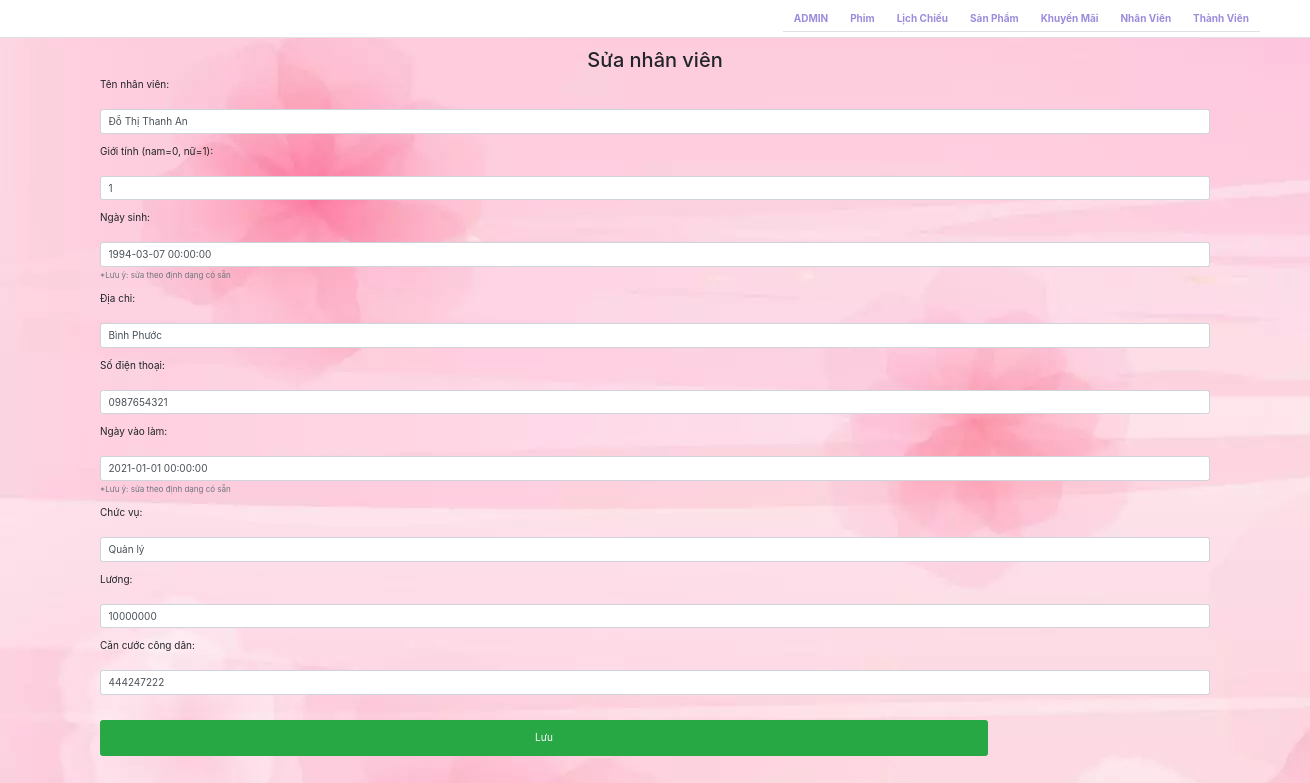
The page /admin/nhanvien/update.php?manv=1 on the database its author committed.
### tables this page shows
CREATE TABLE `nhanvien` (
  `MANV` int(10) NOT NULL,
  `TENNV` varchar(50) NOT NULL,
  `GIOITINH` int(11) NOT NULL DEFAULT 2,
  `NGAYSINH` datetime NOT NULL,
  `DIACHI` varchar(50) NOT NULL,
  `SDT` char(11) NOT NULL,
  `NGAYVAOLAM` datetime NOT NULL,
  `CHUCVU` varchar(30) NOT NULL,
  `LUONG` double NOT NULL,
  `CCCD` char(12) NOT NULL
);

### db/dbhelper.php (called while the page is built, shortened)
<?php
function executeSingleResult($sql) {
	$con = mysqli_connect(HOST, USERNAME, PASSWORD, DATABASE);
	$result = mysqli_query($con, $sql);
	$row =null;
	if ($result !=null)
	{
		$row    = mysqli_fetch_array($result);
	}
	return $row;
}

### admin/nhanvien/update.php (the view, shortened to what this page needs)
<?php
require_once ('../../db/dbhelper.php');
$manv=$tennv='';
if (isset($_GET['manv'])) {
	$manv   = $_GET['manv'];
	$sql          = "select * from nhanvien where manv='$manv'";
	$result = executeSingleResult($sql);
	if ($result != null) {
		$tennv = $result[1];
		$gioitinh= $result[2];
		$ngaysinh=$result[3];
		$diachi=$result[4];
		$sdt=$result[5];
		$ngayvaolam=$result[6];
		$chucvu=$result[7];
		$luong=$result[8];
		$cccd=$result[9];
	}
}
require('../../all/header.php')
?>
	<div class="container">
		<div class="panel panel-primary">
			<div class="panel-heading">
				<h2 class="text-center">Sửa nhân viên</h2>
			</div>
			<div class="panel-body">
				<form method="post">
				<div class="form-group">
					  <label for="tennv">Tên nhân viên:</label>
					  <input required="true" type="text" class="form-control" id="tennv" name="tennv" value="<?=$tennv?>">
					</div>
					<div class="form-group">
					  <label for="gioitinh">Giới tính (nam=0, nữ=1):</label><br>
					  <input required="true" type="number" min="0" max="1" class="form-control" id="gioitinh" name="gioitinh" value="<?=$gioitinh?>">
					</div>
					<div class="form-group">
					  <label for="ngaysinh">Ngày sinh:</label>
					  <input required="true" type="text" class="form-control" id="ngaysinh" name="ngaysinh" value="<?=$ngaysinh?>">
					  <small class="form-text text-muted">*Lưu ý: sửa theo định dạng có sẵn</small>
					</div>
					<div class="form-group">
                        <label for="diachi">Địa chỉ:</label><br>
                        <input required="true" type="text" class="form-control" id="diachi" name="diachi" value="<?=$diachi?>">
                    </div>
					<div class="form-group">
					  <label for="sdt">Số điện thoại:</label>
					  <input required="true" type="number" class="form-control" id="sdt" name="sdt" value="<?=$sdt?>">
					</div>
					<div class="form-group">
					  <label for="ngayvaolam">Ngày vào làm:</label>
					  <input required="true" type="text" class="form-control" id="ngayvaolam" name="ngayvaolam" value="<?=$ngayvaolam?>" >
					  <small class="form-text text-muted">*Lưu ý: sửa theo định dạng có sẵn</small>
					</div>
					<div class="form-group">
					  <label for="chucvu">Chức vụ:</label>
					  <input required="true" type="text" class="form-control" id="chucvu" name="chucvu" value="<?=$chucvu?>">
					</div>
					<div class="form-group">
					  <label for="luong">Lương:</label>
					  <input required="true" type="number" min="1000000" step="100000" class="form-control" id="luong" name="luong" value="<?=$luong?>">
					</div>
					<div class="form-group">
					  <label for="cccd">Căn cước công dân:</label>
					  <input required="true" type="number" class="form-control" id="cccd" name="cccd" value="<?=$cccd?>"><br>
                    </div>
					<button class="btn btn-success">Lưu</button>
				</form>
			</div>
		</div>
	</div>
</body>
</html>

### assets/css/base.css (style rules this page uses)
:root { --primary-color: rgb(223, 50, 50); --white-color: #fff; --black-color: #000; --text-color: #505050; --header-height: 80px; }
* { box-sizing: inherit; }
html { font-size: 62.5%; line-height: 1.6rem; font-family: 'Roboto', sans-serif; box-sizing: border-box; }
.btn { width: 80%; height: 36px; margin: 0 auto; font-size: 1.4rem; font-weight: 500; color: var(--white-color); background-color: var(--primary-color); border: none; cursor: pointer; border-radius: 5px; text-decoration: none; display: block; text-align: center; line-height: 30px; }
.form-control { display: block; width: 100%; height: calc(1.5em + 0.75rem + 2px); padding: 0.375rem 0.75rem; font-size: 1.6rem; font-weight: 400; line-height: 1.5; color: #495057; background-color: rgb(255, 255, 255); background-clip: padding-box; border: 1px solid #ced4da; border-radius: 0.25rem; margin-top: 12px; border-radius: 5px; }

### rows shown on the page
nhanvien: tennv "Đỗ Thị Thanh An", gioitinh "1", ngaysinh "1994-03-07 00:00:00", diachi "Bình Phước", sdt "0987654321", ngayvaolam "2021-01-01 00:00:00", chucvu "Quản lý", luong "10000000", cccd "444247222"
